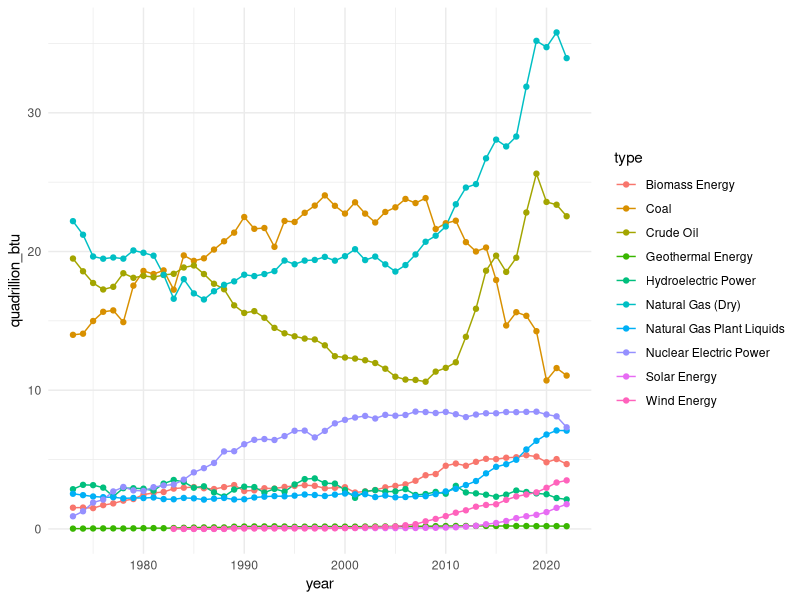
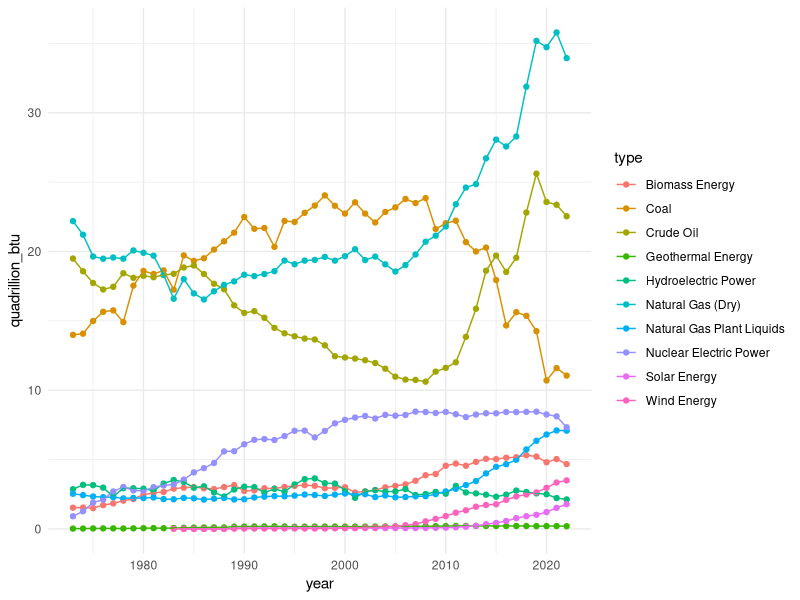

Source code (R) for these figures, in order:
## ---- chunk 1
library(tidyverse)
## ---- chunk 2
energy <- read_csv("data/us_energy.csv")
energy
## ---- chunk 3
ggplot(data = energy, aes(x = year, y = quadrillion_btu
                        #  , group = type
                          )) +
  geom_line(aes(color = type)) +
  geom_point(aes(color = type)) +
  theme_minimal()
## ---- chunk 4
ggplot() +
  geom_point(data = energy, aes(x = year, y = quadrillion_btu, color = type)) +
  geom_line(data = energy, aes(x = year, y = quadrillion_btu, color = type)) + 
  theme_minimal()
